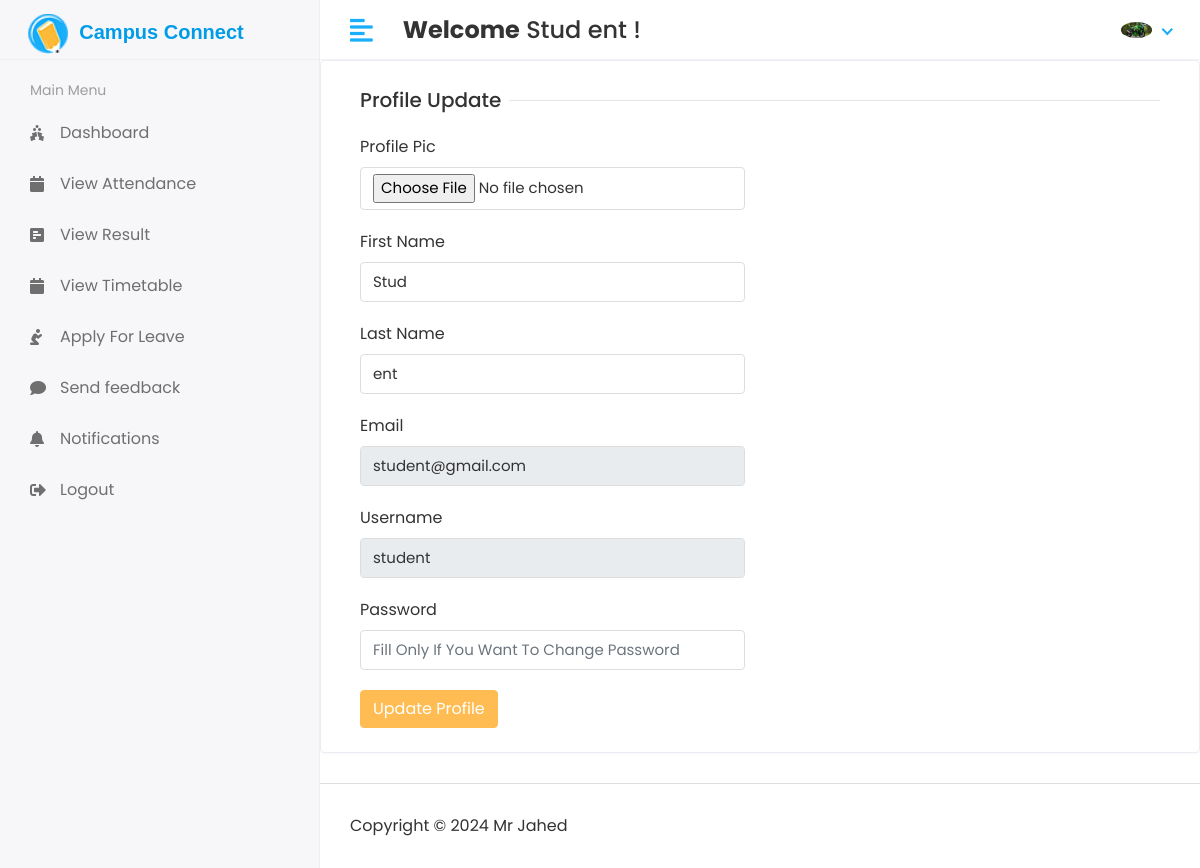
Screenshot of /profile (signed in) with the database file from the repository.
### app/models.py (models this page shows)
class CustomUser(AbstractUser):
    USER = (
        (1,'HOD'),
        (2,'STAFF'),
        (3,'STUDENT')
    )
    user_type = models.CharField(choices=USER, max_length=50, default=1)
    profile_pic = models.ImageField(upload_to='media/profile_pic')

### Campus_Connect/views.py (the view)
# urls.py: path('profile',views.PROFILE,name='profile'),
@login_required(login_url='/')
def PROFILE(request):
    user = CustomUser.objects.get(id = request.user.id)
    context = {
        "user":user,
    }
    return render(request, 'profile.html',context)

### templates/profile.html (shortened to what this page needs)
{% extends 'base.html' %}
{% block content %}
          <div class="row">
            <div class="col-sm-12">
              <div class="card">
                <div class="card-body">
                  <form method="POST" action="{% url 'profile_update' %}" enctype="multipart/form-data">
                      <div class="col-12">
                        <h5 class="form-title">
                          <span>Profile Update</span>
                        </h5>
                      </div>
                      <div class="col-12 col-sm-6">
                        <div class="form-group">
                          <label>Profile Pic</label>
                          <input type="file" class="form-control" name="profile_pic"/>
                        </div>
                      </div>
                      <div class="col-12 col-sm-6">
                        <div class="form-group">
                          <label>First Name</label>
                          <input type="text" class="form-control" name="first_name" value="{{ user.first_name }}"/>
                        </div>
                      </div>
                      <div class="col-12 col-sm-6">
                        <div class="form-group">
                          <label>Last Name</label>
                          <input type="text" class="form-control" name="last_name" value="{{ user.last_name }}"/>
                        </div>
                      </div>
                      <div class="col-12 col-sm-6">
                        <div class="form-group">
                          <label>Email</label>
                          <input type="email" class="form-control" name="email" value="{{ user.email }}" readonly/>
                        </div>
                      </div>
                      <div class="col-12 col-sm-6">
                        <div class="form-group">
                          <label>Username</label>
                          <input type="text" class="form-control" name="username" value="{{ user.username }}" readonly/>
                        </div>
                      </div>
                      <div class="col-12 col-sm-6">
                        <div class="form-group">
                          <label>Password</label>
                          <input type="password" placeholder="Fill Only If You Want To Change Password" class="form-control" name="password"/>
                        </div>
                      </div>
                      <div class="col-12">
                        <button type="submit" class="btn btn-primary">
                          Update Profile
                        </button>
                      </div>
                  </form>
                </div>
              </div>
            </div>
          </div>
{% endblock %}

### templates/Includes/header.html (shortened to what this page needs)
{% load static %}
<div class="header">
            <div class="header-left">
                  <a href="index.html" class="logo mt-2 ml-2">
                     <span style="display: inline-block;">
                        <img src="{% static 'assets/img/favicon.png' %}" alt="Logo" style="display: inline-block; width: 40px; height: 40px;">
                        <h5 style="display: inline-block; margin-left: 7px; font-family: Arial, sans-serif; font-size: 20px; font-weight: bold;">Campus Connect</h5>
                     </span>
                  </a>
            </div>
            <a href="javascript:void(0);" id="toggle_btn">
            <i class="fas fa-align-left"></i>
            </a>
            <div class="top-nav-search mt-3">
               <h4><strong>Welcome</strong>&nbsp;<span>{{user.first_name}} {{user.last_name}}</span>&nbsp;!</h4>
            </div>
            <ul class="nav user-menu">
               <li class="nav-item dropdown noti-dropdown">
                  <a href="#" class="dropdown-toggle nav-link" data-toggle="dropdown">
                  </a>
               </li>
               <li class="nav-item dropdown has-arrow">
                  <a href="#" class="dropdown-toggle nav-link" data-toggle="dropdown">
                     {% if user.profile_pic == '' %}
                        <span class="user-img"><img class="rounded-circle" src="{% static 'assets/img/noimg.jpg' %}" width="31" alt="User Image"></span>
                     {% else %}
                        <span class="user-img"><img class="rounded-circle" src="/{{user.profile_pic}}" width="31" alt="Ryan Taylor"></span>
                     {% endif %}
                  </a>
               </li>
            </ul>
         </div>

### static/assets/css/style.css (style rules this page uses)
html { height: 100%; }
body { background-color: #fff; color: #333; font-family: 'Poppins', sans-serif; font-size: 1rem; height: 100%; line-height: 1.5; overflow-x: hidden; }
h1, h2, h3, h4, h5, h6 { font-family: 'Poppins', sans-serif; margin-top: 0; }
.form-control { border: 1px solid #ddd; box-shadow: none; color: #333; font-size: 15px; height: 40px; }
a { color: #009ce7; }
input, button, a { transition: all 0.4s ease; -moz-transition: all 0.4s ease; -o-transition: all 0.4s ease; -ms-transition: all 0.4s ease; -webkit-transition: all 0.4s ease; }
input, input:focus, button, button:focus { outline: none; }
input[type="file"] { height: auto; min-height: calc(1.5em + .75rem + 2px); }
input[type=text], input[type=password] { -webkit-appearance: none; -moz-appearance: none; appearance: none; }
.form-group { margin-bottom: 1.25rem; }
ul, ol { padding: 0px; list-style: none; }
.btn-primary { background-color: #FFBC53; border: 1px solid #FFBC53; }
.card { border: 1px solid #ececf5; box-shadow: 0 1px 3px 0 rgba(0, 0, 0, 0.03); margin-bottom: 1.875rem; }
.card-body { padding: 1.5rem; }
.header { background-color: #fff; border-bottom: 1px solid #f3f3f4; left: 0; position: fixed; right: 0; top: 0; z-index: 1001; height: 60px; }
.header .header-left { float: left; height: 60px; padding: 0 20px; position: relative; width: 320px; z-index: 1; transition: all 0.2s ease-in-out; background-color: #f7f7fa; border-bottom: 1px solid #efefef; border-right: 1px solid #ececf5; display: flex; align-items: center; }
.header .header-left .logo { display: inline-block; line-height: 60px; }
.header .header-left .logo img { max-height: 40px; width: auto; }
.header .dropdown-toggle:after { display: none; }
.header .has-arrow .dropdown-toggle:after { border-top: 0; border-left: 0; border-bottom: 2px solid #18aefa; border-right: 2px solid #18aefa; content: ''; height: 8px; display: inline-block; pointer-events: none; -webkit-transform-origin: 66% 66%; -ms-transform-origin: 66% 66%; transform-origin: 66% 66%; -webkit-transform: rotate(45deg); -ms-transform: rotate(45deg); transform: rotate(45deg); -webkit-transition: all 0.15s ease-in-out; transition: all 0.15s ease-in-out; width: 8px; vertical-align: 0px; }
.user-menu { float: right; margin: 0; position: relative; z-index: 99; padding-right: 15px; }
.user-menu.nav > li > a { color: #a0a0a0; font-size: 14px; line-height: 58px; padding: 0 15px; height: 60px; }
.user-img { margin-right: 3px; position: relative; }
.top-nav-search { float: left; margin-left: 15px; }
.form-title { width: 100%; max-width: 100%; padding: 0; font-size: 1.25rem; font-weight: 500; line-height: inherit; color: #333; white-space: normal; position: relative; display: block; margin-bottom: 20px; }
.form-title:before { content: ""; position: absolute; left: 0px; right: 0px; height: 1px; top: 50%; background-color: rgba(0, 0, 0, 0.1); }
.form-title span { padding: 0px 0.5rem 0 0; background-color: #fff; display: inline-block; z-index: 2; position: relative; }
@media (min-width: 992px) { #toggle_btn { align-items: center; color: #18aefa; display: inline-flex; float: left; font-size: 26px; height: 60px; justify-content: center; margin-left: 15px; padding: 0 15px; } }

### rows the page displays
CustomUser: first_name "Stud", last_name "ent", profile_pic (picture), email "student@gmail.com", username "student"
